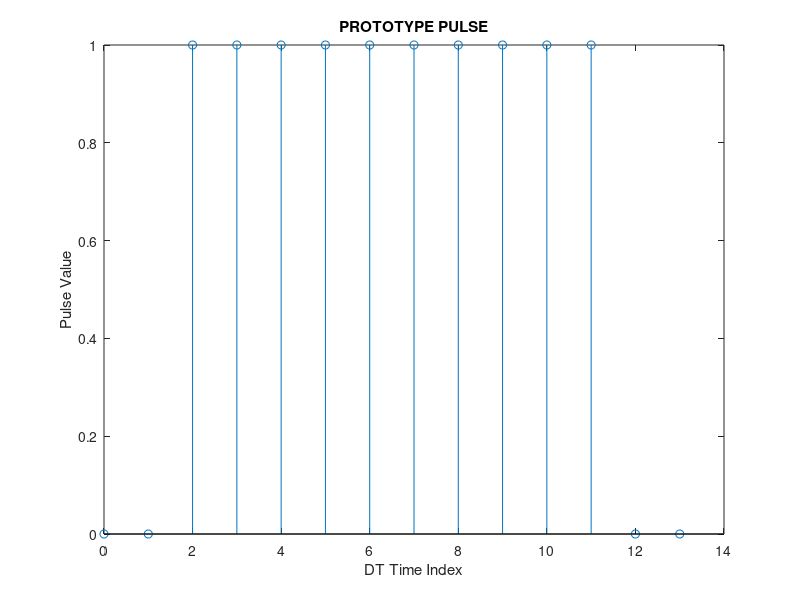
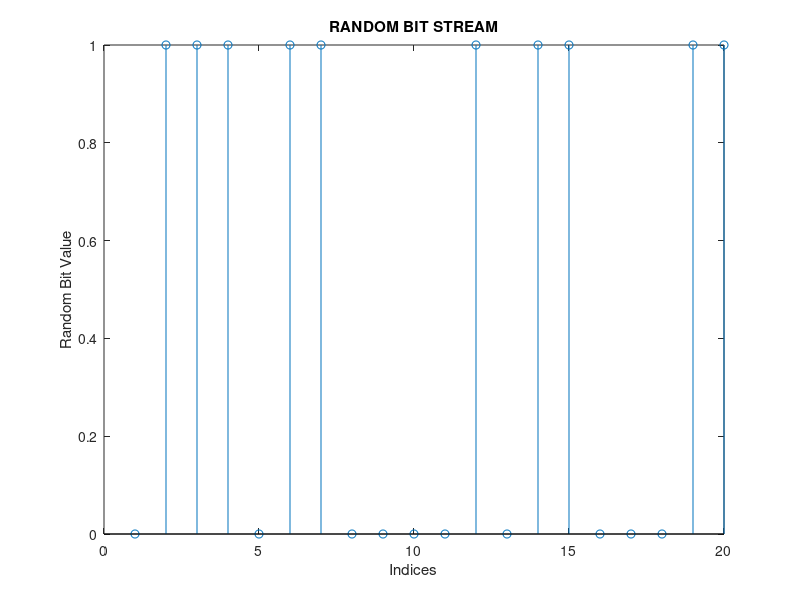
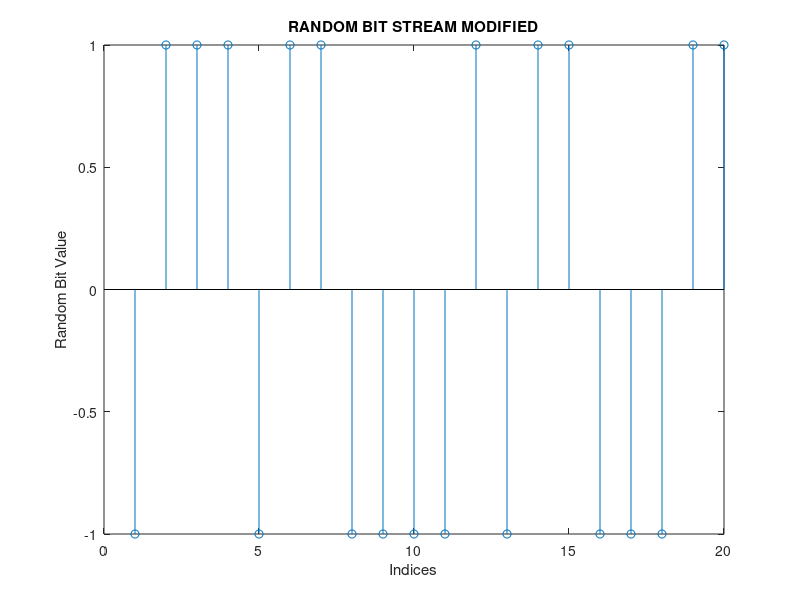
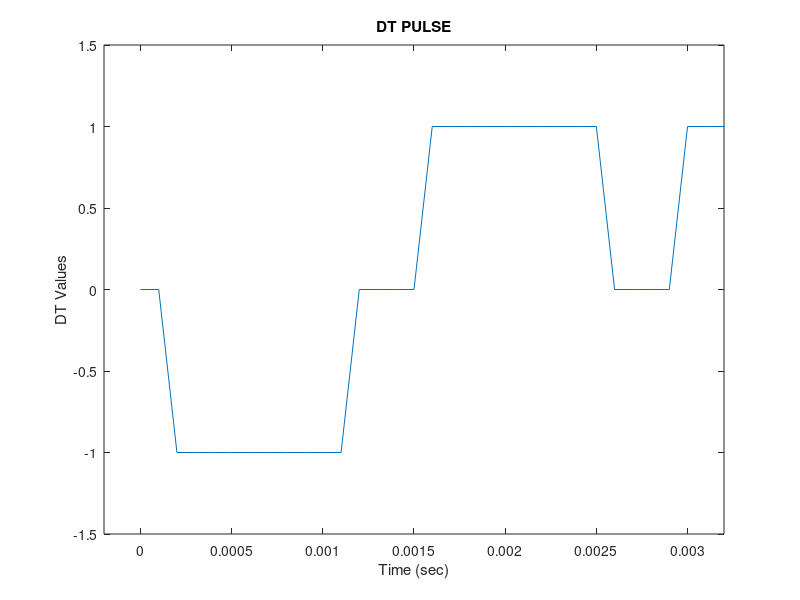

MATLAB code to generate these figures, in order:
%PART A
pulse = [zeros(1,2),ones(1,10),zeros(1,2)]; %1. zeros and ones making the pulse
ind1 = [0:1:13]; %setting the indices to have 14 places for the stem plot
figure
stem(ind1,pulse); %the stem plot for PART A
title("PROTOTYPE PULSE");
xlabel("DT Time Index");
ylabel("Pulse Value")

%PART B
rng(00708981); %1. random number generator
bits = randi([0 1],1,20);%3 randi command to create a random sequence of 1x20 vector
ind = [1:1:20];%indices matching the 20 arrays for stem plot 
figure
stem(ind,bits);% 4. Stem plot-1  for PART B
title("RANDOM BIT STREAM");
xlabel("Indices");
ylabel("Random Bit Value");




B = bits; % initializing B for the conversion of 0s to -1s

for i = 1:20 %5. Conversion of 0s to -1 in a for loop and leaving the 1s to be 1s
    if B(i) == 0 
        B(i) = -1;
        i = i+1;
    else
        i = i+1;
    end 
end

figure
stem(ind,B); %6. Stem plot-2 for PART B
title("RANDOM BIT STREAM MODIFIED");
xlabel("Indices");
ylabel("Random Bit Value");

%PART C
negpulse = -pulse; %creating an inverted pulse of the prototype pulse
x = []; % initializing x
for i = 1:20 %1. making a for loop for creating a DT version of the illustrated figure using the prototype pulse and a negative of the prototpye pulse
    if B(i) == 1
        x = horzcat(x,pulse);
        i = i + 1;
    else 
        x = horzcat(x,negpulse);
        i = i + 1;
    end
end

Fs = 10e3;%2. Sampling Rate is 10kHz
t = [0:1/Fs:279/Fs]; % creating a time period for the 280 elements in x with the sampling rate of Fs = 10kHz
figure
plot(t,x);% plot of x and t
title("DT PULSE");
xlabel("Time (sec)")
ylabel("DT Values")

        
axis([-2/Fs 32/Fs -1.5 1.5]); % restricing the plot according to the guide


%PART D
%1
bn0 = [1 0 0 0.9]; %initial bn coefficients
a = [1 0 0 0]; %default aa value
f = filter(bn0, a, pulse); %a) running the pulse through the filter

n = 1:1:14; %indices for the stem plot 

figure
stem(n,f);%b) stem plot for the filter
title("Output vs n")
xlabel("n values")
ylabel("output values from the filter")

%2
bn1 = [6 0 0 0.9];% bn1 for sampling 6 and amplitude of 0.9
bn2 = [12 0 0 0.7]; %bn2 do sampling and amplitude of 0.7
f1 = filter(bn1,a,pulse); % passing pulse through bn1
bn = filter(bn2,a,f1); % passing f1(bn1) through bn2

figure
zplane(bn); % a)pole-zero
title("Pole-Zero Plot")

[H,f] = freqz(bn); %freq resp
dbbn = mag2db(abs(H)); %convert to decibal scale

figure 
plot(f/pi,dbbn)%b) plotting frequency response in dB scale
title("Frequency Response (dB Scale)")
xlabel("frequency(rad/sec)")
ylabel("Magnitude (dB)")


%3
y = filter(bn,a,x); % a) applying input x to the filter with derived bn and default aa
tt = [0:1/Fs:279/Fs]; % time for both input and output signals with sampling rate 10kHz

figure
subplot(2,1,1)% b)Subplot for input plot
plot(tt,x); % input plot
title("Input Signal")
ylabel("Input Values x")
xlabel("Time (sec)")
axis([-2/Fs 32/Fs -1.5 1.5])

subplot(2,1,2)% Subplot for output plot
plot(tt,y);% output plot
title("Onput Signal")
ylabel("Onput Values y")
xlabel("Time (sec)")
axis([-2/Fs 32/Fs -900 900])

%4
xfft = fftshift(fft(x)); % FFT of x
yfft = fftshift(fft(y)); % FFT of y
    
[H1,f1] = freqz(x); % getting the frequency response of the input signal
[H2,f2] = freqz(y); % getting the frequency response of the output signal

figure
subplot(2,1,1)
plot(f1/pi, 20*log10(abs(H1))); %plotting the input signal 
title("Input Signal x");
xlabel("omega(rad/sec)");
ylabel("Magnitude of x (dB)")

subplot(2,1,2)
plot(f2/pi, 20*log10(abs(H2))); %plotting the output signal
title("Output Signal y");
xlabel("omega(rad/sec)");
ylabel("Magnitude of y (dB)");


% PART E
an_eq = bn;
bn_eq = 1;

iir_eq = fftshift(fft(an_eq),bn_eq); %1. creating the IIR equalizer.

figure
zplane(iir_eq); %2. PoleZero Plot for the IIR Equalizer
title("PZ plot for IIR Equalizer")

[H3, f3] = freqz(iir_eq);

figure
plot(f3/pi, 20*log10(abs(H3)),'b',f/pi,dbbn,'r-');
legend("IIR Equalizer","Channel")
title("Frequency Response for IIR Equalizer and Channel");
xlabel("omega(rad/sec)")
ylabel("Magnitude (dB)")





















    